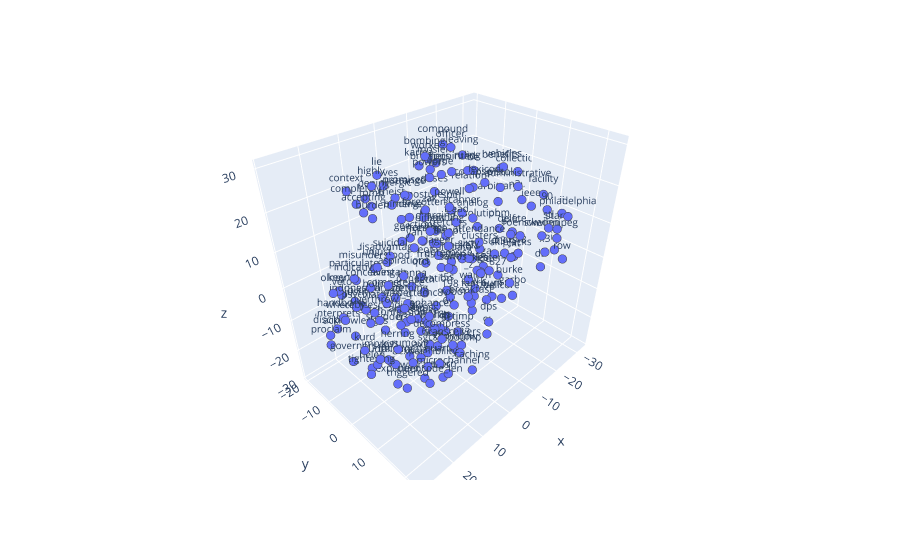

Notebook code cell kept with this figure:
### Markdown cell above
Well that's a not a particularly interesting 3d plot! 
- How about we label some of the points on the graph to see what words they correspond to:

### Code cell
fig = px.scatter_3d(x=x[:200],y=y[:200],z=z[:200],text=sample[:200])
fig.update_traces(marker=dict(size=3,line=dict(width=2)),textfont_size=10)
fig.show()

### Figure 1 — Plotly figure (JSON) as saved in the notebook; plotly's stock layout.template omitted (floating-point values rounded to 4 significant figures; data arrays with more than 128 entries replaced by an {"elided": "..."} marker saying what was removed)
{"data": [{"hovertemplate": "x=%{x}<br>y=%{y}<br>z=%{z}<br>text=%{text}<extra></extra>", "legendgroup": "", "marker": {"color": "#636efa", "line": {"width": 2}, "size": 3, "symbol": "circle"}, "mode": "markers+text", "name": "", "scene": "scene", "showlegend": false, "text": {"elided": "200 str values"}, "textfont": {"size": 10}, "type": "scatter3d", "x": {"elided": "200 float values"}, "y": {"elided": "200 float values"}, "z": {"elided": "200 float values"}}], "layout": {"legend": {"tracegroupgap": 0}, "margin": {"t": 60}, "scene": {"domain": {"x": [0, 1], "y": [0, 1]}, "xaxis": {"title": {"text": "x"}}, "yaxis": {"title": {"text": "y"}}, "zaxis": {"title": {"text": "z"}}}}}
